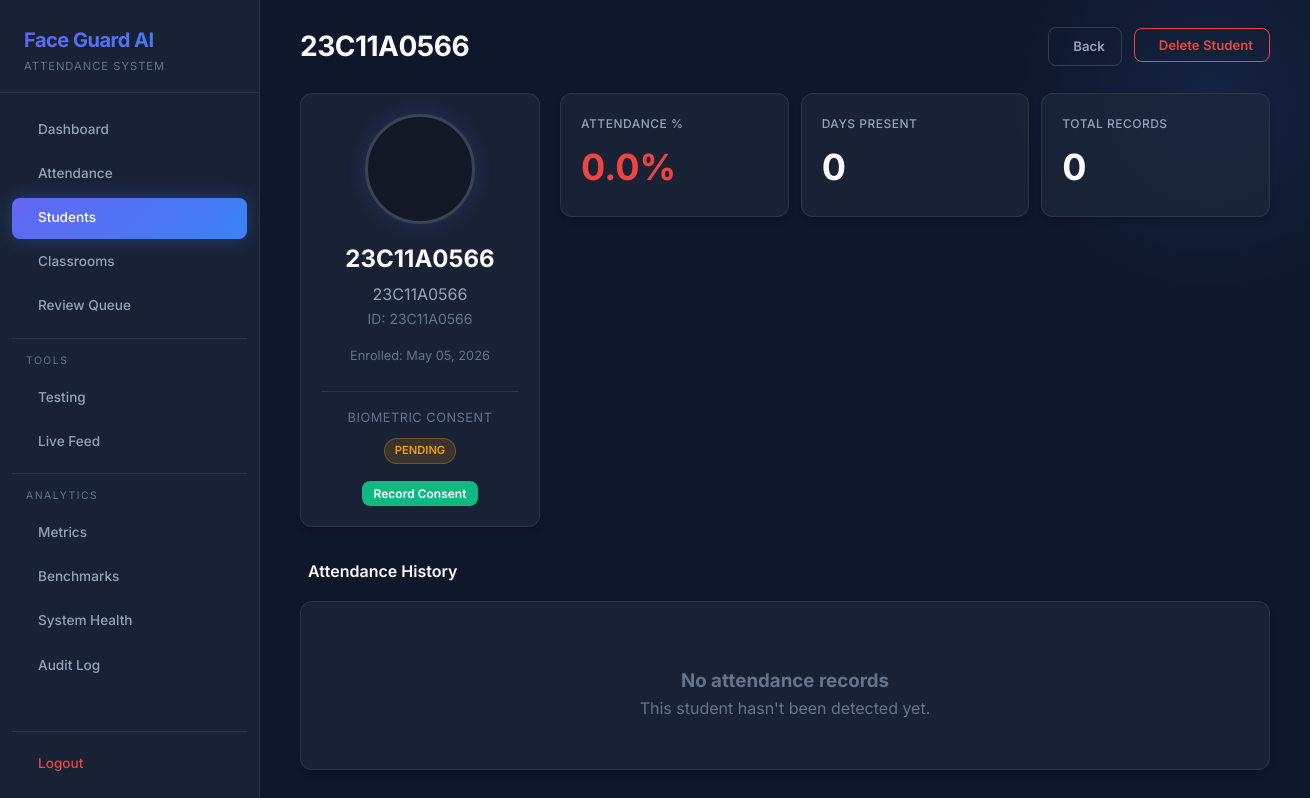
Screenshot of /students/23C11A0566 (signed in) with the database file from the repository.
### src/utils/db.py (models this page shows)
class Base(DeclarativeBase):
    pass

class Student(Base):
    __tablename__ = "students"
    student_id    = Column(String, primary_key=True)
    name          = Column(String, nullable=False)
    roll_no       = Column(String, unique=True, nullable=False)
    enrolled_at   = Column(DateTime, default=datetime.utcnow)
    consent_given = Column(Boolean, default=False)
    consent_date  = Column(DateTime, nullable=True)
    photo_path    = Column(String, nullable=True)

### web/app.py (the view)
    @app.route("/students/<student_id>")
    @login_required
    def student_profile(student_id: str):
        with get_session() as s:
            student = s.query(Student).filter_by(student_id=student_id).first()
        if not student:
            return redirect(url_for("students"))
        history = get_student_attendance_history(student_id)
        percentage = get_student_attendance_percentage(student_id)
        ref_path = _PROJECT_ROOT / "data" / "reference_images" / f"{student_id}.jpeg"
        has_photo = ref_path.exists()
        if not has_photo:
            ref_path = _PROJECT_ROOT / "data" / "reference_images" / f"{student_id}.jpg"
            has_photo = ref_path.exists()
        if not has_photo:
            seed_dir = _SEED_DIR / student_id
            if seed_dir.exists():
                imgs = list(seed_dir.glob("*.jpg")) + list(seed_dir.glob("*.jpeg")) + list(seed_dir.glob("*.png"))
                has_photo = len(imgs) > 0
        return render_template(
            "student_profile.html",
            student=student, history=history, percentage=percentage,
            has_photo=has_photo, total_days=len(set(h["date"] for h in history)),
        )

### src/utils/db.py (called while the page is built)
def get_session() -> Session:
    return SessionLocal()

def get_student_attendance_history(student_id: str) -> list[dict]:
    with get_session() as s:
        records = (
            s.query(AttendanceRecord)
             .filter(AttendanceRecord.student_id == student_id)
             .order_by(AttendanceRecord.timestamp.desc())
             .all()
        )
        return [
            {
                "date": r.timestamp.strftime("%Y-%m-%d"),
                "time": r.timestamp.strftime("%H:%M:%S"),
                "confidence": r.confidence,
                "liveness_score": r.liveness_score,
            }
            for r in records
        ]

def get_student_attendance_percentage(student_id: str) -> float:
    with get_session() as s:
        total_days = (
            s.query(func.date(AttendanceRecord.timestamp))
             .distinct()
             .count()
        )
        if total_days == 0:
            return 0.0
        student_days = (
            s.query(func.date(AttendanceRecord.timestamp))
             .filter(AttendanceRecord.student_id == student_id)
             .distinct()
             .count()
        )
        return round((student_days / total_days) * 100, 1)

### web/auth.py (called while the page is built)
@login_manager.user_loader
def load_user(user_id):
    with get_session() as s:
        admin = s.query(AdminUser).get(int(user_id))
        if admin:
            return AuthUser(admin)
    return None

### web/templates/student_profile.html (shortened to what this page needs)
{% extends "base.html" %}
{% block page_title %}{{ student.name }}{% endblock %}
{% block header_actions %}
<div style="display: flex; gap: 0.75rem;">
    <a href="{{ url_for('students') }}" class="btn btn-outline">
         Back
    </a>
    <form action="{{ url_for('delete_student', student_id=student.student_id) }}" method="POST"
          onsubmit="return confirm('Are you sure? This will delete ALL data for this student including attendance records, crops, and embeddings. This action cannot be undone.');">
        <button type="submit" class="btn btn-danger">
             Delete Student
        </button>
    </form>
</div>
{% endblock %}
{% block content %}
<div class="profile-layout">
    <div class="glass-card profile-card">
        <div class="profile-avatar">
            {% if has_photo %}
            <img src="{{ url_for('serve_ref_image', filepath=student.student_id + '.jpeg') }}"
                 alt="{{ student.name }}"
                 onerror="this.onerror=null; this.src='{{ url_for('serve_ref_image', filepath=student.student_id + '.jpg') }}';">
            {% else %}
            <div class="avatar-placeholder">
            </div>
            {% endif %}
        </div>
        <h2 style="font-size: 1.5rem; font-weight: 700; margin-top: 1rem;">{{ student.name }}</h2>
        <p style="color: var(--text-secondary); margin-top: 0.25rem;">{{ student.roll_no }}</p>
        <p style="color: var(--text-muted); font-size: 0.875rem;">ID: {{ student.student_id }}</p>
        <p style="color: var(--text-muted); font-size: 0.8rem; margin-top: 1rem;">
            Enrolled: {{ student.enrolled_at.strftime('%B %d, %Y') }}
        </p>
        <div style="margin-top: 1.5rem; padding-top: 1rem; border-top: 1px solid var(--border-light);">
            <p style="font-size: 0.8rem; color: var(--text-muted); text-transform: uppercase; letter-spacing: 0.5px; margin-bottom: 0.5rem;">Biometric Consent</p>
            {% if student.consent_given %}
                <span class="badge badge-success" style="margin-bottom: 0.5rem; display: inline-block;">Consent Given</span>
                <p style="font-size: 0.75rem; color: var(--text-muted);">{{ student.consent_date.strftime('%Y-%m-%d') if student.consent_date else '' }}</p>
                <form action="{{ url_for('update_consent', student_id=student.student_id) }}" method="POST" style="margin-top: 0.5rem;">
                    <input type="hidden" name="consent" value="false">
                    <button type="submit" class="btn btn-outline" style="font-size: 0.75rem; padding: 0.3rem 0.75rem;">Revoke Consent</button>
                </form>
            {% else %}
                <span class="badge badge-warning" style="margin-bottom: 0.5rem; display: inline-block;">Pending</span>
                <form action="{{ url_for('update_consent', student_id=student.student_id) }}" method="POST" style="margin-top: 0.5rem;">
                    <button type="submit" class="btn btn-success" style="font-size: 0.75rem; padding: 0.3rem 0.75rem;">Record Consent</button>
                </form>
            {% endif %}
        </div>
    </div>
    <div class="profile-stats">
        <div class="glass-card stat-card">
            <span class="stat-label">Attendance %</span>
            <span class="stat-value" style="color: {% if percentage >= 75 %}var(--success){% elif percentage >= 50 %}var(--warning){% else %}var(--danger){% endif %};">{{ percentage }}%</span>
        </div>
        <div class="glass-card stat-card">
            <span class="stat-label">Days Present</span>
            <span class="stat-value">{{ total_days }}</span>
        </div>
        <div class="glass-card stat-card">
            <span class="stat-label">Total Records</span>
            <span class="stat-value">{{ history|length }}</span>
        </div>
    </div>
</div>
<h2 style="margin-top: 2rem; margin-bottom: 1rem;" class="section-title">
     Attendance History
</h2>
{% if history %}
<div class="table-container">
    <table>
        <thead><tr><th>#</th><th>Date</th><th>Time</th><th>Confidence</th><th>Liveness</th><th>Status</th></tr></thead>
        <tbody>
            {% for h in history %}
            <tr>
                <td style="color: var(--text-muted);">{{ loop.index }}</td>
                <td style="font-weight: 500;">{{ h.date }}</td>
                <td style="color: var(--text-secondary);">{{ h.time }}</td>
                <td>
                    {% if h.confidence and h.confidence >= 0.45 %}<span style="color: var(--success);">{{ "%.1f"|format(h.confidence * 100) }}%</span>
                    {% else %}<span style="color: var(--warning);">{{ "%.1f"|format((h.confidence or 0) * 100) }}%</span>{% endif %}
                </td>
                <td>
                    {% if h.liveness_score %}<span style="color: {% if h.liveness_score >= 0.4 %}var(--success){% else %}var(--danger){% endif %};">{{ "%.0f"|format(h.liveness_score * 100) }}%</span>
                    {% else %}<span style="color: var(--text-muted);">N/A</span>{% endif %}
                </td>
                <td>{% if h.confidence and h.confidence >= 0.45 %}<span class="badge badge-success">Verified</span>{% else %}<span class="badge badge-warning">Review</span>{% endif %}</td>
            </tr>
            {% endfor %}
        </tbody>
    </table>
</div>
{% else %}
<div class="glass-card empty-state">
    <h3>No attendance records</h3>
    <p>This student hasn't been detected yet.</p>
</div>
{% endif %}
{% endblock %}

### web/static/styles.css (style rules this page uses)
:root { --bg-base: #0f172a; --bg-surface: rgba(30, 41, 59, 0.7); --bg-surface-hover: rgba(51, 65, 85, 0.8); --accent-primary: #3b82f6; --accent-primary-hover: #2563eb; --accent-gradient: linear-gradient(135deg, #6366f1, #3b82f6); --accent-gradient-hover: linear-gradient(135deg, #4f46e5, #2563eb); --success: #10b981; --warning: #f59e0b; --danger: #ef4444; --text-primary: #f8fafc; --text-secondary: #94a3b8; --text-muted: #64748b; --border-light: rgba(255, 255, 255, 0.08); --border-highlight: rgba(255, 255, 255, 0.15); --sidebar-width: 260px; --radius-sm: 8px; --radius-md: 12px; --radius-lg: 20px; --glass-blur: blur(12px); --shadow-sm: 0 4px 6px -1px rgba(0, 0, 0, 0.2); --shadow-md: 0 10px 15px -3px rgba(0, 0, 0, 0.4); --shadow-glow: 0 0 20px rgba(59, 130, 246, 0.3); --transition: all 0.3s cubic-bezier(0.4, 0, 0.2, 1); }
* { margin: 0; padding: 0; box-sizing: border-box; }
body { font-family: 'Inter', sans-serif; background-color: var(--bg-base); color: var(--text-primary); line-height: 1.6; display: flex; min-height: 100vh; overflow-x: hidden; }
.section-title { font-size: 1rem; font-weight: 600; display: flex; align-items: center; gap: 0.5rem; }
.glass-card { background: var(--bg-surface); backdrop-filter: var(--glass-blur); -webkit-backdrop-filter: var(--glass-blur); border: 1px solid var(--border-light); border-radius: var(--radius-md); padding: 1.25rem; box-shadow: var(--shadow-sm); transition: var(--transition); }
.stat-card { display: flex; flex-direction: column; gap: 0.35rem; }
.stat-label { font-size: 0.75rem; color: var(--text-secondary); font-weight: 500; text-transform: uppercase; letter-spacing: 0.5px; }
.stat-value { font-size: 2.25rem; font-weight: 700; color: var(--text-primary); }
.badge { padding: 0.2rem 0.6rem; border-radius: 9999px; font-size: 0.7rem; font-weight: 600; text-transform: uppercase; display: inline-block; }
.badge-warning { background: rgba(245, 158, 11, 0.15); color: var(--warning); border: 1px solid rgba(245, 158, 11, 0.3); }
.profile-layout { display: flex; gap: 1.25rem; align-items: flex-start; }
.profile-card { text-align: center; min-width: 240px; max-width: 270px; }
.profile-avatar { width: 110px; height: 110px; border-radius: 50%; overflow: hidden; margin: 0 auto; border: 3px solid var(--border-highlight); box-shadow: 0 0 20px rgba(99, 102, 241, 0.2); }
.avatar-placeholder { width: 100%; height: 100%; display: flex; align-items: center; justify-content: center; background: rgba(0,0,0,0.3); color: var(--text-muted); }
.profile-stats { flex: 1; display: grid; grid-template-columns: repeat(3, 1fr); gap: 0.75rem; }
.btn { display: inline-flex; align-items: center; justify-content: center; padding: 0.5rem 1rem; border-radius: var(--radius-sm); font-weight: 600; font-size: 0.825rem; cursor: pointer; transition: var(--transition); border: none; text-decoration: none; font-family: inherit; }
.btn-success { background: var(--success); color: white; }
.btn-danger { background: transparent; border: 1px solid var(--danger); color: var(--danger); }
.btn-outline { background: transparent; border: 1px solid var(--border-highlight); color: var(--text-secondary); }
.empty-state { text-align: center; padding: 3rem 2rem; color: var(--text-muted); }

### rows the page displays
Student: name "23C11A0566", roll_no "23C11A0566", student_id "23C11A0566", enrolled_at "May 05, 2026"

### other values shown
{{ percentage }} "0.0"
{{ total_days }} "0"
{{ history|length }} "0"
